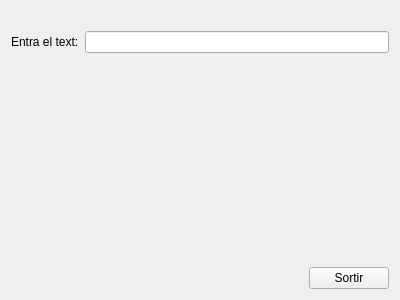
<?xml version="1.0" encoding="UTF-8"?>
<ui version="4.0">
 <class>MyForm</class>
 <widget class="QWidget" name="MyForm">
  <property name="geometry">
   <rect>
    <x>0</x>
    <y>0</y>
    <width>400</width>
    <height>300</height>
   </rect>
  </property>
  <property name="windowTitle">
   <string>Exercici1</string>
  </property>
  <layout class="QVBoxLayout" name="verticalLayout_2">
   <item>
    <layout class="QVBoxLayout" name="verticalLayout">
     <item>
      <widget class="MyLabel" name="label_2">
       <property name="text">
        <string/>
       </property>
      </widget>
     </item>
     <item>
      <layout class="QHBoxLayout" name="horizontalLayout">
       <item>
        <widget class="QLabel" name="label">
         <property name="text">
          <string>Entra el text:</string>
         </property>
        </widget>
       </item>
       <item>
        <widget class="MyLineEdit" name="lineEdit"/>
       </item>
      </layout>
     </item>
    </layout>
   </item>
   <item>
    <layout class="QVBoxLayout" name="verticalLayout_3">
     <item>
      <spacer name="verticalSpacer">
       <property name="orientation">
        <enum>Qt::Vertical</enum>
       </property>
       <property name="sizeHint" stdset="0">
        <size>
         <width>20</width>
         <height>40</height>
        </size>
       </property>
      </spacer>
     </item>
     <item>
      <layout class="QHBoxLayout" name="horizontalLayout_2">
       <item>
        <spacer name="horizontalSpacer">
         <property name="orientation">
          <enum>Qt::Horizontal</enum>
         </property>
         <property name="sizeHint" stdset="0">
          <size>
           <width>40</width>
           <height>20</height>
          </size>
         </property>
        </spacer>
       </item>
       <item>
        <widget class="QPushButton" name="pushButton">
         <property name="text">
          <string>Sortir</string>
         </property>
        </widget>
       </item>
      </layout>
     </item>
    </layout>
   </item>
  </layout>
 </widget>
 <customwidgets>
  <customwidget>
   <class>MyLabel</class>
   <extends>QLabel</extends>
   <header>MyLabel.h</header>
   <slots>
    <signal>enviaText(QString)</signal>
    <slot>setTextMajuscules(QString)</slot>
    <slot>tractaReturn()</slot>
   </slots>
  </customwidget>
  <customwidget>
   <class>MyLineEdit</class>
   <extends>QLineEdit</extends>
   <header>MyLineEdit.h</header>
   <slots>
    <signal>enviaText(QString)</signal>
    <slot>tractaReturn()</slot>
   </slots>
  </customwidget>
 </customwidgets>
 <resources/>
 <connections>
  <connection>
   <sender>pushButton</sender>
   <signal>clicked()</signal>
   <receiver>MyForm</receiver>
   <slot>close()</slot>
   <hints>
    <hint type="sourcelabel">
     <x>334</x>
     <y>275</y>
    </hint>
    <hint type="destinationlabel">
     <x>399</x>
     <y>210</y>
    </hint>
   </hints>
  </connection>
  <connection>
   <sender>lineEdit</sender>
   <signal>returnPressed()</signal>
   <receiver>lineEdit</receiver>
   <slot>tractaReturn()</slot>
   <hints>
    <hint type="sourcelabel">
     <x>130</x>
     <y>47</y>
    </hint>
    <hint type="destinationlabel">
     <x>197</x>
     <y>57</y>
    </hint>
   </hints>
  </connection>
  <connection>
   <sender>lineEdit</sender>
   <signal>enviaText(QString)</signal>
   <receiver>label_2</receiver>
   <slot>setText(QString)</slot>
   <hints>
    <hint type="sourcelabel">
     <x>232</x>
     <y>48</y>
    </hint>
    <hint type="destinationlabel">
     <x>143</x>
     <y>10</y>
    </hint>
   </hints>
  </connection>
 </connections>
</ui>
